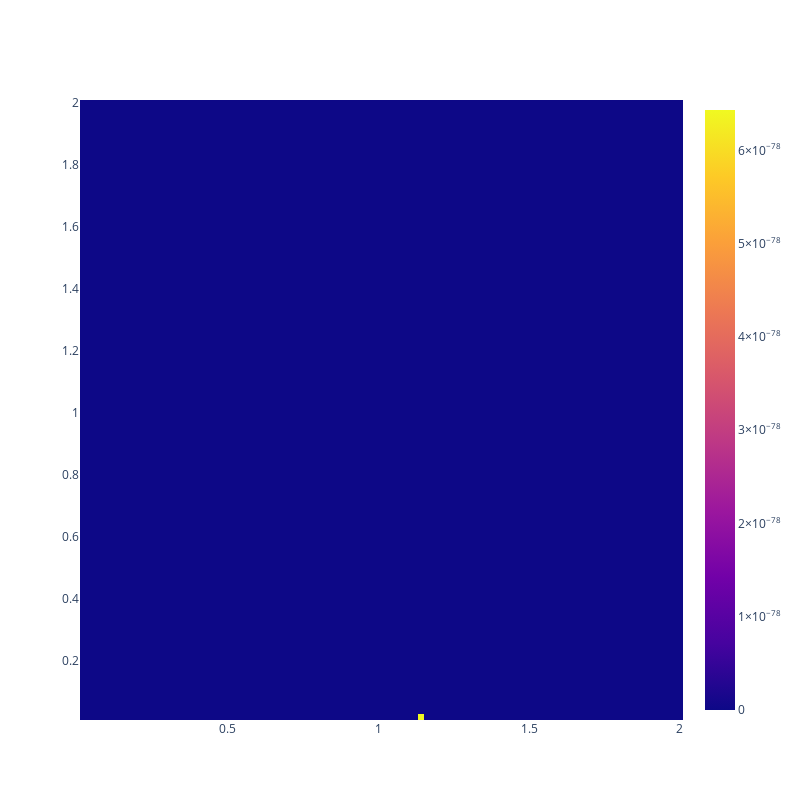

Notebook source saved alongside this figure:
### Code cell
fig = go.Figure(data=go.Heatmap(
                   z=np.exp(log_likelihood_values).flatten(),
                   x=XX.flatten(),
                   y=(YY*amax/bmax).flatten(),
                   hoverongaps = False))
fig.update_layout(
    autosize=False,
    width=800,
    height=800)
fig.show()

### Figure 1 — Plotly figure (JSON) as saved in the notebook; plotly's stock layout.template omitted (floating-point values rounded to 4 significant figures; data arrays with more than 128 entries replaced by an {"elided": "..."} marker saying what was removed)
{"data": [{"hoverongaps": false, "type": "heatmap", "x": {"elided": "10000 float values"}, "y": {"elided": "10000 float values"}, "z": {"elided": "10000 float values"}}], "layout": {"autosize": false, "height": 800, "width": 800}}
